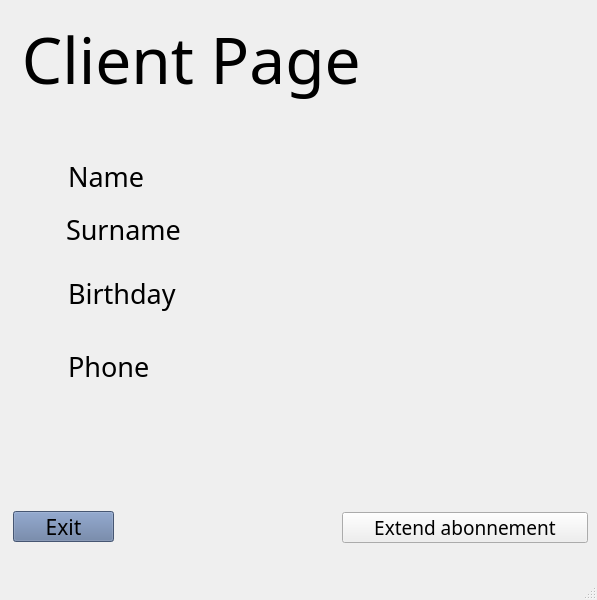
<?xml version="1.0" encoding="UTF-8"?>
<ui version="4.0">
 <class>clientForm</class>
 <widget class="QMainWindow" name="clientForm">
  <property name="geometry">
   <rect>
    <x>0</x>
    <y>0</y>
    <width>597</width>
    <height>600</height>
   </rect>
  </property>
  <property name="windowTitle">
   <string>MainWindow</string>
  </property>
  <widget class="QWidget" name="centralwidget">
   <widget class="QPushButton" name="buyButton">
    <property name="geometry">
     <rect>
      <x>342</x>
      <y>512</y>
      <width>246</width>
      <height>31</height>
     </rect>
    </property>
    <property name="font">
     <font>
      <family>AR JULIAN</family>
      <pointsize>14</pointsize>
     </font>
    </property>
    <property name="styleSheet">
     <string notr="true">backgroung-color:rgb(121, 140, 173)</string>
    </property>
    <property name="text">
     <string>Extend abonnement</string>
    </property>
   </widget>
   <widget class="QLabel" name="label">
    <property name="geometry">
     <rect>
      <x>-28</x>
      <y>9</y>
      <width>601</width>
      <height>100</height>
     </rect>
    </property>
    <property name="font">
     <font>
      <family>AR JULIAN</family>
      <pointsize>48</pointsize>
     </font>
    </property>
    <property name="text">
     <string>   Client Page</string>
    </property>
   </widget>
   <widget class="QPushButton" name="clientExitButton">
    <property name="geometry">
     <rect>
      <x>13</x>
      <y>511</y>
      <width>101</width>
      <height>31</height>
     </rect>
    </property>
    <property name="font">
     <font>
      <family>AR JULIAN</family>
      <pointsize>16</pointsize>
     </font>
    </property>
    <property name="styleSheet">
     <string notr="true">background-color: rgb(98, 120, 159);</string>
    </property>
    <property name="text">
     <string>Exit</string>
    </property>
   </widget>
   <widget class="QLabel" name="label_2">
    <property name="geometry">
     <rect>
      <x>68</x>
      <y>142</y>
      <width>163</width>
      <height>68</height>
     </rect>
    </property>
    <property name="font">
     <font>
      <family>MV Boli</family>
      <pointsize>20</pointsize>
     </font>
    </property>
    <property name="text">
     <string>Name</string>
    </property>
   </widget>
   <widget class="QLabel" name="label_6">
    <property name="geometry">
     <rect>
      <x>66</x>
      <y>196</y>
      <width>161</width>
      <height>67</height>
     </rect>
    </property>
    <property name="font">
     <font>
      <family>MV Boli</family>
      <pointsize>20</pointsize>
     </font>
    </property>
    <property name="text">
     <string>Surname</string>
    </property>
   </widget>
   <widget class="QLabel" name="label_7">
    <property name="geometry">
     <rect>
      <x>68</x>
      <y>254</y>
      <width>179</width>
      <height>78</height>
     </rect>
    </property>
    <property name="font">
     <font>
      <family>MV Boli</family>
      <pointsize>20</pointsize>
     </font>
    </property>
    <property name="text">
     <string>Birthday</string>
    </property>
   </widget>
   <widget class="QLabel" name="label_8">
    <property name="geometry">
     <rect>
      <x>68</x>
      <y>328</y>
      <width>165</width>
      <height>76</height>
     </rect>
    </property>
    <property name="font">
     <font>
      <family>MV Boli</family>
      <pointsize>20</pointsize>
     </font>
    </property>
    <property name="text">
     <string>Phone</string>
    </property>
   </widget>
   <widget class="QLabel" name="name">
    <property name="geometry">
     <rect>
      <x>405</x>
      <y>153</y>
      <width>177</width>
      <height>52</height>
     </rect>
    </property>
    <property name="font">
     <font>
      <family>AR JULIAN</family>
      <pointsize>16</pointsize>
     </font>
    </property>
    <property name="autoFillBackground">
     <bool>false</bool>
    </property>
    <property name="text">
     <string/>
    </property>
   </widget>
   <widget class="QLabel" name="surname">
    <property name="geometry">
     <rect>
      <x>403</x>
      <y>211</y>
      <width>178</width>
      <height>56</height>
     </rect>
    </property>
    <property name="font">
     <font>
      <family>AR JULIAN</family>
      <pointsize>16</pointsize>
     </font>
    </property>
    <property name="autoFillBackground">
     <bool>false</bool>
    </property>
    <property name="text">
     <string/>
    </property>
   </widget>
   <widget class="QLabel" name="birthday">
    <property name="geometry">
     <rect>
      <x>402</x>
      <y>273</y>
      <width>179</width>
      <height>57</height>
     </rect>
    </property>
    <property name="font">
     <font>
      <family>AR JULIAN</family>
      <pointsize>16</pointsize>
     </font>
    </property>
    <property name="autoFillBackground">
     <bool>false</bool>
    </property>
    <property name="text">
     <string/>
    </property>
   </widget>
   <widget class="QLabel" name="phone">
    <property name="geometry">
     <rect>
      <x>400</x>
      <y>335</y>
      <width>180</width>
      <height>56</height>
     </rect>
    </property>
    <property name="font">
     <font>
      <family>AR JULIAN</family>
      <pointsize>16</pointsize>
     </font>
    </property>
    <property name="autoFillBackground">
     <bool>false</bool>
    </property>
    <property name="text">
     <string/>
    </property>
   </widget>
   <widget class="QLabel" name="label_3">
    <property name="geometry">
     <rect>
      <x>-3</x>
      <y>-1</y>
      <width>601</width>
      <height>555</height>
     </rect>
    </property>
    <property name="text">
     <string/>
    </property>
    <property name="pixmap">
     <pixmap>../../../../../project/картинки/1316617074_yoga-dlya-zhivotnyh-3.jpg</pixmap>
    </property>
   </widget>
   <zorder>label_3</zorder>
   <zorder>buyButton</zorder>
   <zorder>label</zorder>
   <zorder>clientExitButton</zorder>
   <zorder>label_2</zorder>
   <zorder>label_6</zorder>
   <zorder>label_7</zorder>
   <zorder>label_8</zorder>
   <zorder>name</zorder>
   <zorder>surname</zorder>
   <zorder>birthday</zorder>
   <zorder>phone</zorder>
  </widget>
  <widget class="QMenuBar" name="menubar">
   <property name="geometry">
    <rect>
     <x>0</x>
     <y>0</y>
     <width>597</width>
     <height>26</height>
    </rect>
   </property>
  </widget>
  <widget class="QStatusBar" name="statusbar"/>
 </widget>
 <resources/>
 <connections/>
</ui>
